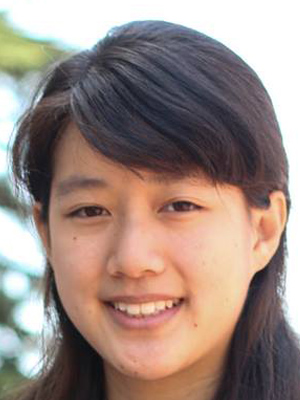
#> input picture simons/alison.jpg, 300 x 400 px
$ python main.py
#> lines starting #> are read from the running program, lines starting #| are printed output that depends on the picture
import numpy as np
import glob

from matplotlib import pyplot as plt
from align_image_code import get_points, get_point
from scipy.spatial import Delaunay
from scipy.interpolate import interp2d
from skimage.draw import polygon

def computeAffine(tri1_pts, tri2_pts):
    tri1 = np.ones([3,3])
    tri2 = np.ones([3,3])
    tri1[:,:-1] = tri1_pts[:,[1,0]]
    tri2[:,:-1] = tri2_pts[:,[1,0]]
    return np.dot(tri2.T, np.linalg.inv(tri1.T))

def morph(im1, im2, im1_pts, im2_pts, tri, warp_frac, dissolve_frac):
    result = np.empty(im1.shape)
    for triangle in tri.simplices:
        pts1 = im1_pts[triangle]
        pts2 = im2_pts[triangle]
        pts3 = warp_frac*pts1 + (1-warp_frac)*pts2
        A = computeAffine(pts3, pts1)
        B = computeAffine(pts3, pts2)
        rr, cc = polygon(pts3[:,1], pts3[:,0])
        vector = np.ones([3, len(rr)])
        vector[0] = rr
        vector[1] = cc
        A = np.dot(A, vector).astype(int)
        B = np.dot(B, vector).astype(int)
        result[rr, cc] = dissolve_frac*im1[A[0], A[1]] +\
                (1-dissolve_frac)*im2[B[0], B[1]]
    return result

def main():
    im1 = plt.imread("./alison.jpg")/255.
    im2 = plt.imread("./dcheung.jpg")/255.
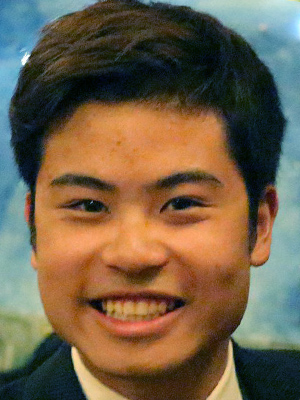
#> input picture simons/dcheung.jpg, 300 x 400 px

    # [16 lines of commented-out code are left out]

    face1, face2 = np.load("./faces.npy")
#> (reads simons/faces.npy from the repository)
    tri = Delaunay((face1+face2)/2)

    # [15 lines of commented-out code are left out]
    plt.imsave("./china.jpg", morph(im1, im2, face1, face2, tri, 0.5, 0.5))
#> after the loop in morph, `for triangle in tri.simplices:`:
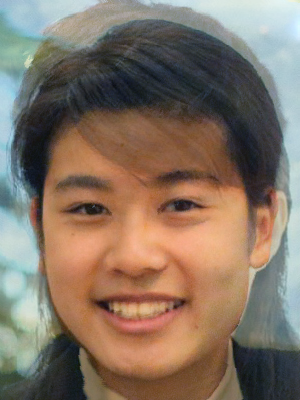
#> result: shape (400, 300, 3) float64; mean R, G, B 0.521, 0.455, 0.396

    # [27 lines of commented-out code are left out]

if __name__ == "__main__":
    main()
